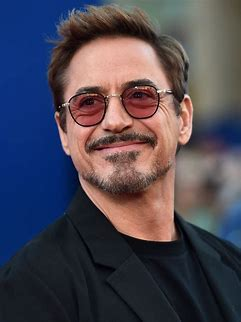
#> input picture robert.jpeg, 241 x 322 px, found by its file name
$ python task2_4.py
#> lines starting #> are read from the running program, lines starting #| are printed output that depends on the picture; after the words box and inside, x2 and y2 are one past the last pixel; in counts of white or black regions, pixels touching at a corner belong together
import cv2
import numpy as np

img_path = "C:\\Users\\rishm\\OneDrive\\Desktop\\BUILD\\Fun with image processing\\CV_Builder_Series\\robert.jpeg"

image = cv2.imread(img_path)
#> image is the input picture: shape (322, 241, 3); mean B, G, R 83.4, 71.4, 76

print(image.shape)
#| (322, 241, 3)
print('1 pixel', image[5, 5])
#| 1 pixel [124  49  11]

new_image = image[:10,:10]
# B,G,R = cv2.split(new_image)
B = new_image[:,:,0]
G = new_image[:,:,1]
R = new_image[:,:,2]
print('Blue Channel')
print(B)
#| [[124 124 124 124 124 124 124 124 124 124]
#|  [124 124 124 124 124 124 124 124 124 124]
#|  [124 124 124 124 124 124 124 124 124 124]
#|  [124 124 124 124 124 124 124 124 124 124]
#|  [124 124 124 124 124 124 124 124 124 124]
#|  [124 124 124 124 124 124 124 124 124 124]
#|  [124 124 124 124 124 124 124 124 124 124]
#|  [124 124 124 124 124 124 124 124 124 124]
#|  [124 124 124 124 124 124 124 124 124 124]
#|  [124 124 124 124 124 124 124 124 124 124]]
print('Green Channel')
print(G)
#| [[49 49 49 49 49 49 49 49 49 49]
#|  [49 49 49 49 49 49 49 49 49 49]
#|  [49 49 49 49 49 49 49 49 49 49]
#|  [49 49 49 49 49 49 49 49 49 49]
#|  [49 49 49 49 49 49 49 49 49 49]
#|  [49 49 49 49 49 49 49 49 49 49]
#|  [49 49 49 49 49 49 49 49 49 49]
#|  [49 49 49 49 49 49 49 49 49 49]
#|  [49 49 49 49 49 49 49 49 49 49]
#|  [49 49 49 49 49 49 49 49 49 49]]
print('Red Channel')
print(R)
#| [[11 11 11 11 11 11 11 11 11 11]
#|  [11 11 11 11 11 11 11 11 11 11]
#|  [11 11 11 11 11 11 11 11 11 11]
#|  [11 11 11 11 11 11 11 11 11 11]
#|  [11 11 11 11 11 11 11 11 11 11]
#|  [11 11 11 11 11 11 11 11 11 11]
#|  [11 11 11 11 11 11 11 11 11 11]
#|  [11 11 11 11 11 11 11 11 11 11]
#|  [11 11 11 11 11 11 11 11 11 11]
#|  [11 11 11 11 11 11 11 11 11 11]]

image_merged = cv2.merge((B, G, R))
print(image_merged)
#> (printed output is left out)

# [5 lines of commented-out code are left out]
image[100:200,100:200] = (0, 0, 0)
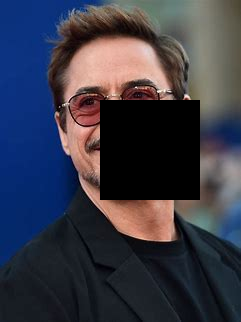
#> image: shape (322, 241, 3); 12.89% of pixels changed, all inside (x1, y1, x2, y2) = (100, 100, 200, 200)


cv2.imshow('Output', image)


cv2.waitKey()
cv2.destroyAllWindows()

$ run again, with tom.jpeg copied over robert.jpeg
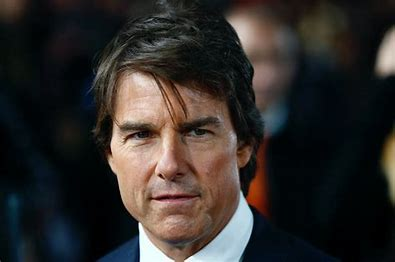
#> input picture tom.jpeg, 395 x 262 px, found by its file name
#> image is the input picture: shape (262, 395, 3); mean B, G, R 41.8, 44.1, 47.8
#| (262, 395, 3)
#| 1 pixel [51 65 83]
#| [[54 54 54 55 57 60 62 64 61 62]
#|  [53 53 53 54 56 59 61 63 61 62]
#|  [52 51 52 52 54 57 59 61 59 60]
#|  [49 49 49 50 52 55 57 59 56 57]
#|  [48 48 48 49 50 53 56 57 56 58]
#|  [46 45 45 46 48 51 53 55 56 57]
#> (further printed lines are left out)
#| [[69 69 69 70 71 74 76 78 75 76]
#|  [68 68 68 69 70 73 75 77 75 76]
#|  [67 66 67 67 69 72 73 75 73 74]
#|  [64 64 64 65 67 70 71 73 70 71]
#|  [62 62 62 63 64 67 70 71 70 72]
#|  [60 59 59 60 62 65 67 69 70 71]
#> (further printed lines are left out)
#| [[ 88  88  88  89  93  96  98 100  98  99]
#|  [ 87  87  87  88  92  95  97  99  98  99]
#|  [ 86  85  86  86  88  91  95  97  95  96]
#|  [ 83  83  83  84  86  89  93  95  92  93]
#|  [ 80  80  80  81  82  85  89  90  89  91]
#|  [ 78  77  77  78  80  83  86  88  89  90]
#> (further printed lines are left out)
#> (printed output is left out)
#> `image[100:200,100:200] = (0, 0, 0)`:
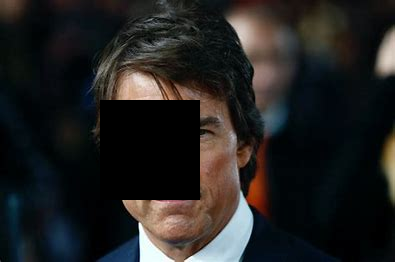
#> image: shape (262, 395, 3); 9.66% of pixels changed, all inside (x1, y1, x2, y2) = (100, 100, 200, 200)

$ run again, with ball.png saved as robert.jpeg
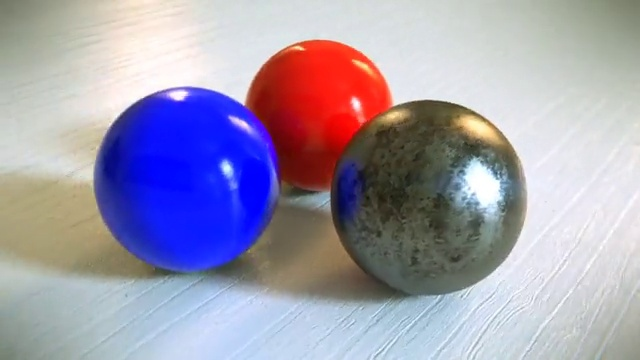
#> input picture ball.png, 640 x 360 px, found by its file name
#> image is the input picture: shape (360, 640, 3); mean B, G, R 175.3, 155.7, 161.7
#| (360, 640, 3)
#| 1 pixel [106 123 119]
#| [[101 102 102 102 103 103 105 105 106 106]
#|  [101 102 102 103 103 104 105 106 106 106]
#|  [102 102 103 103 103 104 105 106 107 107]
#|  [102 103 103 104 104 105 106 107 108 108]
#|  [103 104 104 104 105 105 106 107 108 109]
#|  [105 105 106 106 106 106 107 108 109 109]
#> (further printed lines are left out)
#| [[118 119 119 119 120 120 122 122 123 123]
#|  [118 119 119 120 120 121 122 123 123 123]
#|  [119 119 120 120 120 121 122 123 124 124]
#|  [119 120 120 121 121 122 123 124 125 125]
#|  [120 121 121 121 122 122 123 124 125 126]
#|  [122 122 123 123 123 123 124 125 126 126]
#> (further printed lines are left out)
#| [[114 115 115 115 116 116 118 118 119 119]
#|  [114 115 115 116 116 117 118 119 119 119]
#|  [115 115 116 116 116 117 118 119 120 120]
#|  [115 116 116 117 117 118 119 120 121 121]
#|  [116 117 117 117 118 118 119 120 121 122]
#|  [118 118 119 119 119 119 120 121 122 122]
#> (further printed lines are left out)
#> (printed output is left out)
#> `image[100:200,100:200] = (0, 0, 0)`:
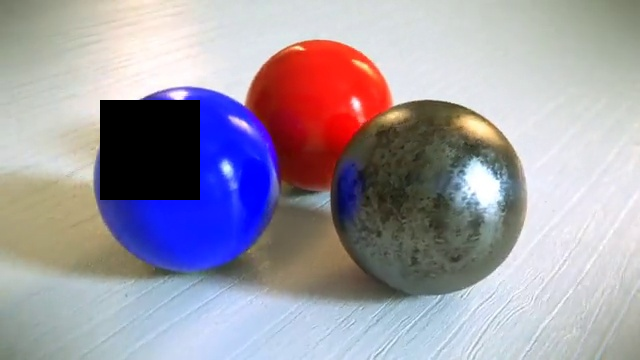
#> image: shape (360, 640, 3); 4.34% of pixels changed, all inside (x1, y1, x2, y2) = (100, 100, 200, 200)

$ run again, with bg.jpg copied over robert.jpeg
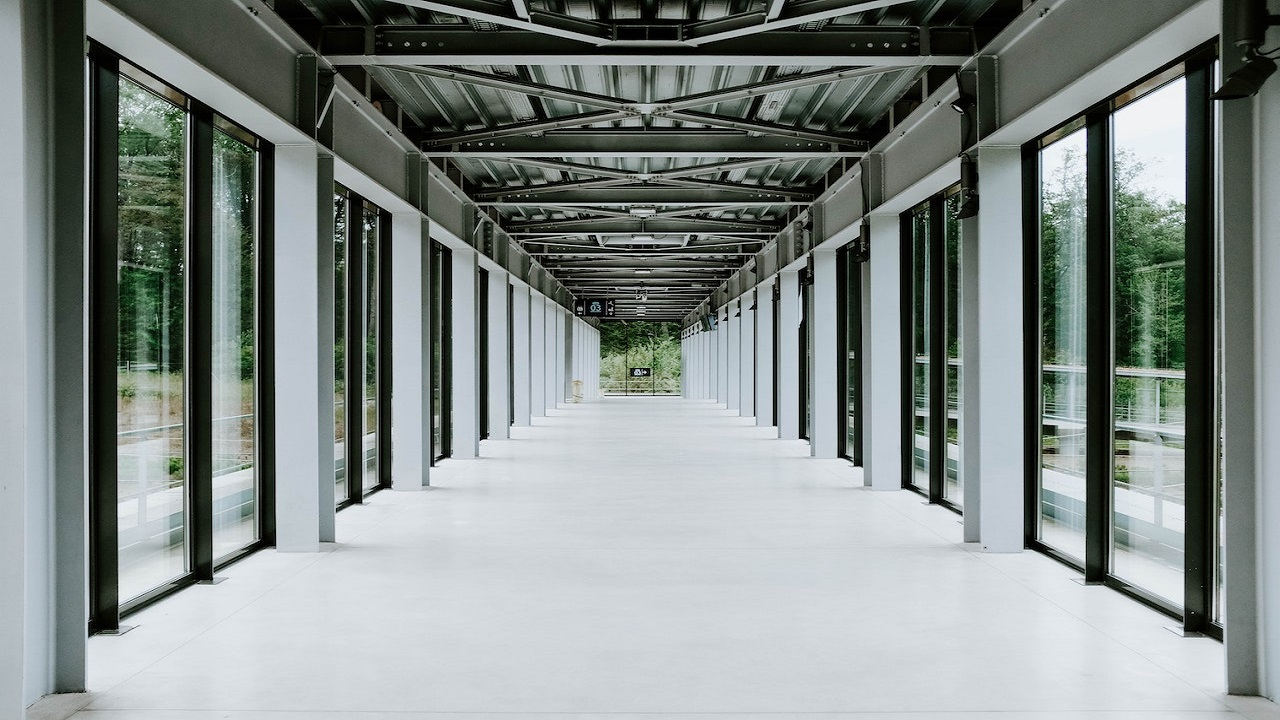
#> input picture bg.jpg, 1280 x 720 px, found by its file name
#> image is the input picture: shape (720, 1280, 3); mean B, G, R 135, 137.4, 129.7
#| (720, 1280, 3)
#| 1 pixel [148 149 139]
#| [[142 140 139 140 142 142 136 133 135 139]
#|  [145 144 142 142 143 143 139 138 139 137]
#|  [147 146 144 144 144 144 143 143 142 137]
#|  [147 146 145 144 145 145 144 143 142 140]
#|  [150 148 145 144 145 146 146 145 142 143]
#|  [154 151 147 146 147 148 148 148 144 145]
#> (further printed lines are left out)
#| [[143 141 140 141 143 143 140 137 138 142]
#|  [146 145 143 143 144 144 143 142 142 140]
#|  [148 147 145 145 145 145 144 144 145 140]
#|  [148 147 146 145 146 146 145 144 145 143]
#|  [151 149 146 145 146 147 147 146 145 146]
#|  [155 152 148 147 148 149 149 149 147 148]
#> (further printed lines are left out)
#| [[133 131 130 131 133 133 129 126 129 133]
#|  [136 135 133 133 134 134 132 131 133 131]
#|  [138 137 135 135 135 135 134 134 136 131]
#|  [138 137 136 135 136 136 135 134 136 134]
#|  [141 139 136 135 136 137 137 136 136 137]
#|  [145 142 138 137 138 139 139 139 138 139]
#> (further printed lines are left out)
#> (printed output is left out)
#> `image[100:200,100:200] = (0, 0, 0)`:
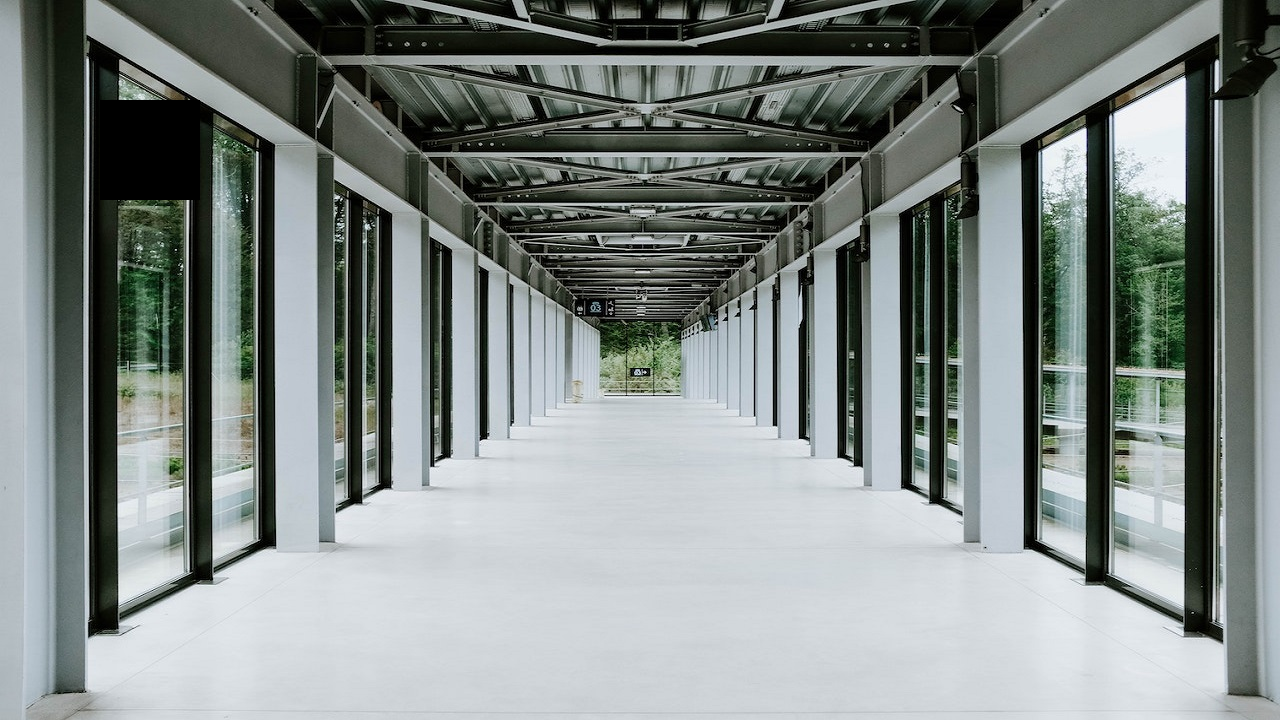
#> image: shape (720, 1280, 3); 1.08% of pixels changed, all inside (x1, y1, x2, y2) = (100, 100, 200, 200)
